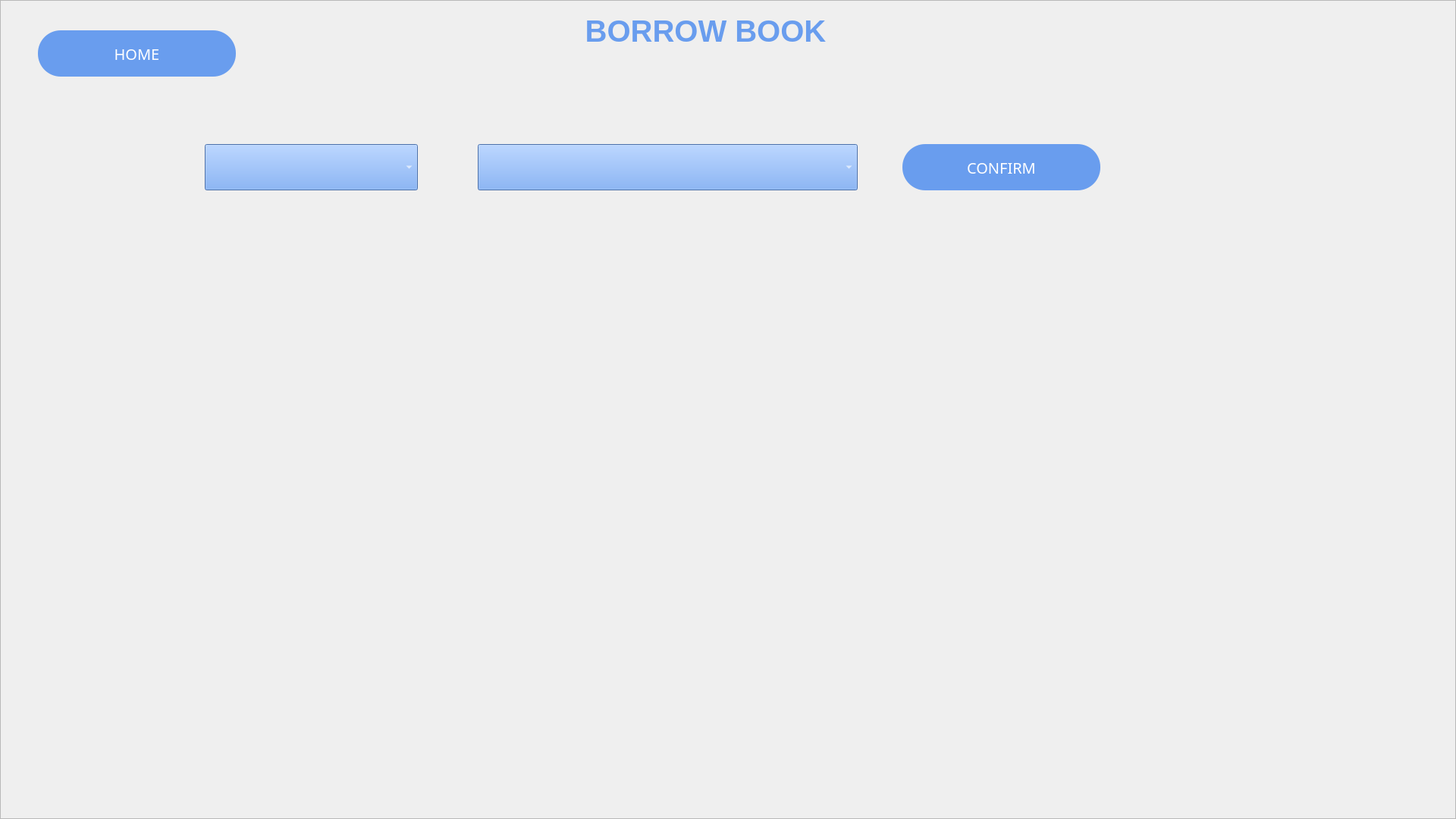
<?xml version="1.0" encoding="UTF-8"?>
<ui version="4.0">
 <class>BorrowBook</class>
 <widget class="QMainWindow" name="BorrowBook">
  <property name="geometry">
   <rect>
    <x>0</x>
    <y>0</y>
    <width>1920</width>
    <height>1080</height>
   </rect>
  </property>
  <property name="maximumSize">
   <size>
    <width>1920</width>
    <height>1080</height>
   </size>
  </property>
  <property name="windowTitle">
   <string/>
  </property>
  <widget class="QWidget" name="centralwidget">
   <property name="maximumSize">
    <size>
     <width>1920</width>
     <height>1080</height>
    </size>
   </property>
   <widget class="QFrame" name="frame">
    <property name="geometry">
     <rect>
      <x>0</x>
      <y>0</y>
      <width>1920</width>
      <height>1080</height>
     </rect>
    </property>
    <property name="maximumSize">
     <size>
      <width>1920</width>
      <height>1080</height>
     </size>
    </property>
    <property name="styleSheet">
     <string notr="true">background-image: url(:/bg_images/bg_main.png);
background-repeat: no-repeat; 
background-position: center;</string>
    </property>
    <property name="frameShape">
     <enum>QFrame::StyledPanel</enum>
    </property>
    <property name="frameShadow">
     <enum>QFrame::Raised</enum>
    </property>
    <widget class="QLabel" name="borrow_book_label">
     <property name="geometry">
      <rect>
       <x>560</x>
       <y>10</y>
       <width>741</width>
       <height>61</height>
      </rect>
     </property>
     <property name="font">
      <font>
       <family>MS Shell Dlg 2</family>
       <pointsize>30</pointsize>
       <weight>75</weight>
       <italic>false</italic>
       <bold>true</bold>
      </font>
     </property>
     <property name="styleSheet">
      <string notr="true">QLabel{
color: rgb(105, 157, 238);
background: rgba( 4, 7, 15, 0 );
}
</string>
     </property>
     <property name="text">
      <string>BORROW BOOK</string>
     </property>
     <property name="alignment">
      <set>Qt::AlignCenter</set>
     </property>
     <property name="wordWrap">
      <bool>true</bool>
     </property>
    </widget>
    <widget class="QPushButton" name="go_to_home">
     <property name="geometry">
      <rect>
       <x>50</x>
       <y>40</y>
       <width>261</width>
       <height>61</height>
      </rect>
     </property>
     <property name="font">
      <font>
       <family>Segoe UI Semibold</family>
       <pointsize>15</pointsize>
       <weight>7</weight>
       <italic>false</italic>
       <bold>false</bold>
      </font>
     </property>
     <property name="styleSheet">
      <string notr="true">QPushButton{
 	border-radius:30px;
	color: rgb(255, 255, 255);
	font: 63 15pt &quot;Segoe UI Semibold&quot;;
	background: rgb(105, 157, 238);

}

QPushButton::hover:!pressed
{
background: rgb(105, 157, 238);
border : 2px solid black;
}</string>
     </property>
     <property name="text">
      <string>HOME</string>
     </property>
    </widget>
    <widget class="QComboBox" name="user_id_combobox">
     <property name="geometry">
      <rect>
       <x>270</x>
       <y>190</y>
       <width>281</width>
       <height>61</height>
      </rect>
     </property>
     <property name="styleSheet">
      <string notr="true">QComboBox{
	background: rgb(105, 157, 238);
	color: rgb(255, 255, 255);
	font: 75 12pt &quot;MS Shell Dlg 2&quot;;
	background-color: rgb(105, 157, 238);
}</string>
     </property>
    </widget>
    <widget class="QPushButton" name="confirm_button">
     <property name="geometry">
      <rect>
       <x>1190</x>
       <y>190</y>
       <width>261</width>
       <height>61</height>
      </rect>
     </property>
     <property name="font">
      <font>
       <family>Segoe UI Semibold</family>
       <pointsize>15</pointsize>
       <weight>7</weight>
       <italic>false</italic>
       <bold>false</bold>
      </font>
     </property>
     <property name="styleSheet">
      <string notr="true">QPushButton{
 	border-radius:30px;
	color: rgb(255, 255, 255);
	font: 63 15pt &quot;Segoe UI Semibold&quot;;
	background: rgb(105, 157, 238);

}

QPushButton::hover:!pressed
{
background: rgb(105, 157, 238);
border : 2px solid black;
}</string>
     </property>
     <property name="text">
      <string>CONFIRM</string>
     </property>
    </widget>
    <widget class="QComboBox" name="book_combobox">
     <property name="geometry">
      <rect>
       <x>630</x>
       <y>190</y>
       <width>501</width>
       <height>61</height>
      </rect>
     </property>
     <property name="styleSheet">
      <string notr="true">QComboBox{
	background: rgb(105, 157, 238);
	color: rgb(255, 255, 255);
	font: 75 12pt &quot;MS Shell Dlg 2&quot;;
	background-color: rgb(105, 157, 238);
}</string>
     </property>
    </widget>
    <widget class="QLabel" name="status_label">
     <property name="geometry">
      <rect>
       <x>260</x>
       <y>820</y>
       <width>1371</width>
       <height>131</height>
      </rect>
     </property>
     <property name="font">
      <font>
       <pointsize>20</pointsize>
       <weight>75</weight>
       <bold>true</bold>
      </font>
     </property>
     <property name="styleSheet">
      <string notr="true">QLabel{
color: rgb(255, 255, 255);
background: rgba( 4, 7, 15, 0 );
}</string>
     </property>
     <property name="text">
      <string/>
     </property>
     <property name="alignment">
      <set>Qt::AlignCenter</set>
     </property>
    </widget>
   </widget>
  </widget>
 </widget>
 <resources>
  <include location="../qrc_files/images.qrc"/>
 </resources>
 <connections/>
</ui>
